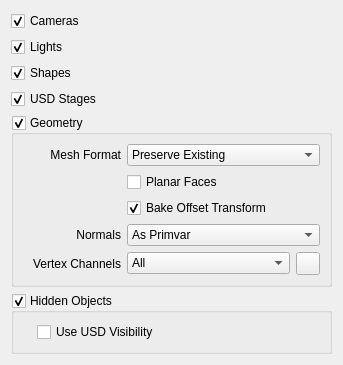
<?xml version="1.0" encoding="UTF-8"?>
<ui version="4.0">
 <class>UsdExportIncludeRollup</class>
 <widget class="QWidget" name="UsdExportIncludeRollup">
  <property name="windowTitle">
   <string>Include</string>
  </property>
  <layout class="QVBoxLayout" name="verticalLayout">
   <item>
    <widget class="QCheckBox" name="CamerasCheckBox">
     <property name="toolTip">
      <string>If selected, cameras from the scene are included in the USD export.</string>
     </property>
     <property name="text">
      <string>Cameras</string>
     </property>
     <property name="checked">
      <bool>true</bool>
     </property>
    </widget>
   </item>
   <item>
    <widget class="QCheckBox" name="LightsCheckBox">
     <property name="toolTip">
      <string>If selected, lights from the scene are included in the USD export.</string>
     </property>
     <property name="text">
      <string>Lights</string>
     </property>
     <property name="checked">
      <bool>true</bool>
     </property>
    </widget>
   </item>
   <item>
    <widget class="QCheckBox" name="ShapesCheckBox">
     <property name="toolTip">
      <string>If selected, shapes from the scene are included in the USD export.</string>
     </property>
     <property name="text">
      <string>Shapes</string>
     </property>
     <property name="checked">
      <bool>true</bool>
     </property>
    </widget>
   </item>
   <item>
    <widget class="QCheckBox" name="UsdStagesCheckBox">
     <property name="toolTip">
      <string>If selected, USD Stage Objects get exported as USD References. </string>
     </property>
     <property name="text">
      <string>USD Stages</string>
     </property>
     <property name="checked">
      <bool>true</bool>
     </property>
    </widget>
   </item>
   <item>
    <widget class="QGroupBox" name="GeometryGroupBox">
     <property name="toolTip">
      <string>If selected, mesh geometry from the scene is included in the USD export.</string>
     </property>
     <property name="title">
      <string>Geometry</string>
     </property>
     <property name="checkable">
      <bool>true</bool>
     </property>
     <layout class="QGridLayout" name="gridLayout_2" columnstretch="3,5,1">
      <item row="5" column="0">
       <widget class="QLabel" name="NormalsLabel">
        <property name="toolTip">
         <string>Select the method for exporting surface normals.</string>
        </property>
        <property name="text">
         <string>Normals</string>
        </property>
        <property name="alignment">
         <set>Qt::AlignRight|Qt::AlignTrailing|Qt::AlignVCenter</set>
        </property>
       </widget>
      </item>
      <item row="0" column="0">
       <widget class="QLabel" name="MeshFormatLabel">
        <property name="toolTip">
         <string>Select the format for output meshes.</string>
        </property>
        <property name="text">
         <string>Mesh Format</string>
        </property>
        <property name="alignment">
         <set>Qt::AlignRight|Qt::AlignTrailing|Qt::AlignVCenter</set>
        </property>
       </widget>
      </item>
      <item row="0" column="1" colspan="2">
       <widget class="QComboBox" name="MeshFormatComboBox">
        <item>
         <property name="text">
          <string>Preserve Existing</string>
         </property>
        </item>
        <item>
         <property name="text">
          <string>Convert to Polygons</string>
         </property>
        </item>
        <item>
         <property name="text">
          <string>Convert to Triangles</string>
         </property>
        </item>
       </widget>
      </item>
      <item row="2" column="1" colspan="2">
       <widget class="QCheckBox" name="PreserveEdgeOrientationCheckBox">
        <property name="toolTip">
         <string>If selected, all exported mesh faces in the scene are made planar. Curved faces get split into a collection of planar surfaces at export.</string>
        </property>
        <property name="text">
         <string>Planar Faces</string>
        </property>
       </widget>
      </item>
      <item row="6" column="0">
       <widget class="QLabel" name="VertexChannelsLabel">
        <property name="toolTip">
         <string>Select the level of export for channels.</string>
        </property>
        <property name="text">
         <string>Vertex Channels</string>
        </property>
        <property name="alignment">
         <set>Qt::AlignRight|Qt::AlignTrailing|Qt::AlignVCenter</set>
        </property>
       </widget>
      </item>
      <item row="3" column="1" colspan="2">
       <widget class="QCheckBox" name="BakeOffsetTransformCheckBox">
        <property name="toolTip">
         <string>If selected, offset transformations are baked into their geometry.</string>
        </property>
        <property name="text">
         <string>Bake Offset Transform</string>
        </property>
        <property name="checked">
         <bool>true</bool>
        </property>
       </widget>
      </item>
      <item row="5" column="1" colspan="2">
       <widget class="QComboBox" name="NormalsComboBox">
        <item>
         <property name="text">
          <string>As Primvar</string>
         </property>
        </item>
        <item>
         <property name="text">
          <string>As Attribute</string>
         </property>
        </item>
        <item>
         <property name="text">
          <string>None</string>
         </property>
        </item>
       </widget>
      </item>
      <item row="6" column="1">
       <widget class="QComboBox" name="VertexChannelsComboBox">
        <item>
         <property name="text">
          <string>All</string>
         </property>
        </item>
        <item>
         <property name="text">
          <string>None</string>
         </property>
        </item>
        <item>
         <property name="text">
          <string>Custom</string>
         </property>
        </item>
       </widget>
      </item>
      <item row="6" column="2">
       <widget class="QToolButton" name="VertexChannelsToolButton">
        <property name="text">
         <string/>
        </property>
       </widget>
      </item>
     </layout>
    </widget>
   </item>
   <item>
    <widget class="QGroupBox" name="HiddenObjectsGroupBox">
     <property name="toolTip">
      <string>If selected, hidden objects are included in your USD export.</string>
     </property>
     <property name="title">
      <string>Hidden Objects</string>
     </property>
     <property name="checkable">
      <bool>true</bool>
     </property>
     <layout class="QGridLayout" name="gridLayout" columnstretch="1,20">
      <item row="0" column="1">
       <widget class="QCheckBox" name="UseUsdVisibilityCheckBox">
        <property name="toolTip">
         <string>If selected, hidden objects are assigned the USD invisible attribute at export.

Important: selecting this option may result in unexpected hidden/visible states after exporting from Max data to USD data. For example: in USD, visible descendants appear hidden if they have hidden ascendants.</string>
        </property>
        <property name="text">
         <string>Use USD Visibility</string>
        </property>
       </widget>
      </item>
      <item row="0" column="0">
       <spacer name="UseUsdVisibilityHorizontalSpacer">
        <property name="orientation">
         <enum>Qt::Horizontal</enum>
        </property>
        <property name="sizeHint" stdset="0">
         <size>
          <width>175</width>
          <height>20</height>
         </size>
        </property>
       </spacer>
      </item>
     </layout>
    </widget>
   </item>
  </layout>
 </widget>
 <resources/>
 <connections/>
</ui>
